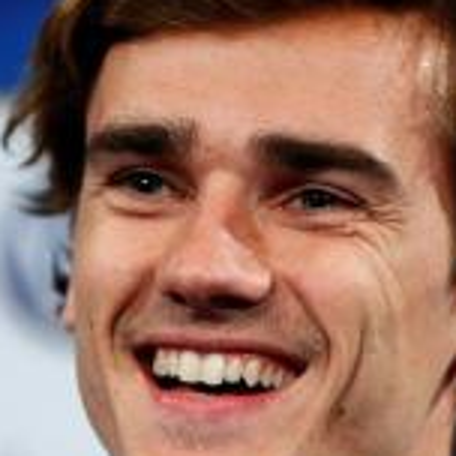
%> input picture test.png, 456 x 456 px
$ octave --eval "edge_detection;"   (GNU Octave 9; MATLAB toolbox functions it lacks are replaced by stand-ins)
%> lines starting %> are read from the running program, lines starting %| are printed output that depends on the picture
### my_roberts.m
function my_roberts(I)
close all;
%I =imread('test.png');
img_gray = rgb2gray(I);
[m,n] = size(img_gray);
new_img_gray = zeros(m,n);
pxValue = 0;

for threshold=5:5:90
    for i=1:m-1
        for j=1:n-1
            pxValue = abs(img_gray(i,j)-img_gray(i+1,j+1))+...
            abs(img_gray(i+1,j)-img_gray(i,j+1));
            if(pxValue > threshold)
                new_img_gray(i,j) = 255;
            else
                new_img_gray(i,j) = 0;
            end
        end
    end
    subplot(3,6,threshold/5);
    imshow(new_img_gray);
    title(['thresholdvalue=',num2str(threshold)])
end
end

### edge_detection.m
function edge_detection()
clear all
close all
I=imread('test.png');
%> I is the input picture: size 456x456x3 uint8; mean R, G, B 156.9, 115.3, 99.6
I = rgb2gray(I);
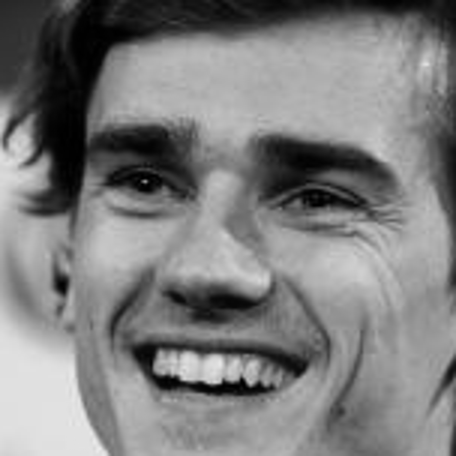
%> I: size 456x456 uint8; min 0, max 236, mean 125.9
%% Part1 ------built_in functions---------------
subplot(2,3,1);
imshow(I);
title('original');
%The first 1 is Roberts cross
Im1=edge(I,'Roberts');
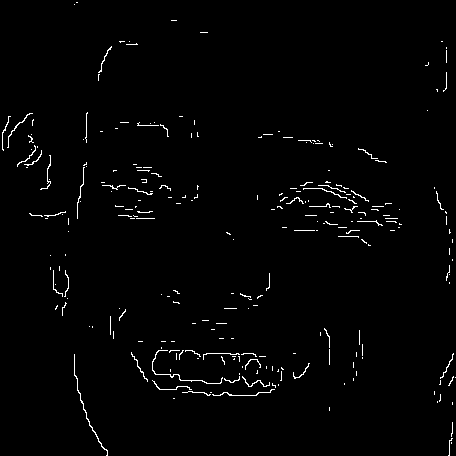
%> Im1: size 456x456 logical; 1.5% white in thin lines or dots
subplot(2,3,2);
imshow(Im1);
title('Robert');
Im2=edge(I,'Sobel');
%> Im2: size 456x456 logical; 1.7% white in thin lines or dots
subplot(2,3,3);
imshow(Im2);
title('Sobel')
Im3=edge(I,'Prewitt');
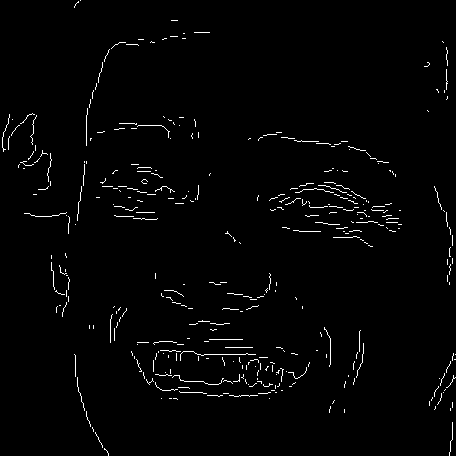
%> Im3: size 456x456 logical; 1.7% white in thin lines or dots
subplot(2,3,4);
imshow(Im3);
title('Prewitt');
Im4=edge(I,'LOG');
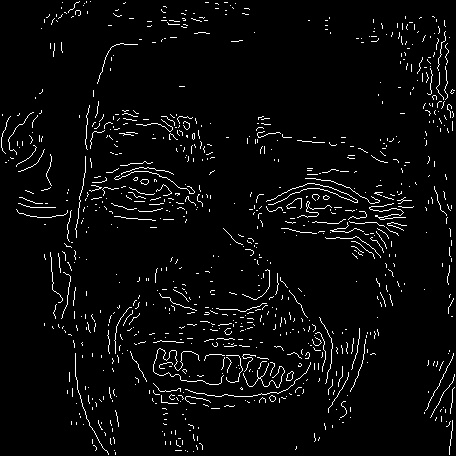
%> Im4: size 456x456 logical; 3.8% white in thin lines or dots
subplot(2,3,5);
imshow(Im4);
title('LOG')
Im5=edge(I,'Canny');
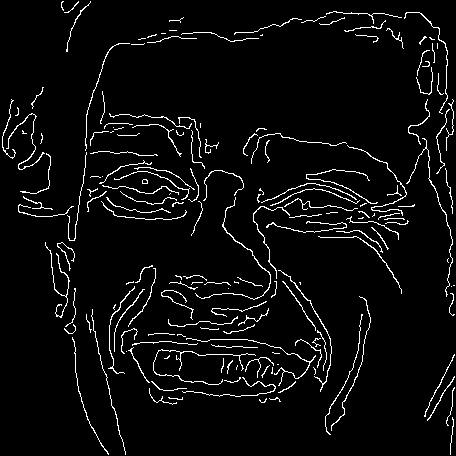
%> Im5: size 456x456 logical; 4.6% white in thin lines or dots
subplot(2,3,6);
imshow(Im5);
title('Canny')
%% Part2 ------self_defined functions-----------------
pause;
I=imread('test.png');
my_roberts(I);
pause;
my_sobel(I);
pause;
my_prewitt(I);
pause;
my_log(I)
end
%> (the run ends here)
